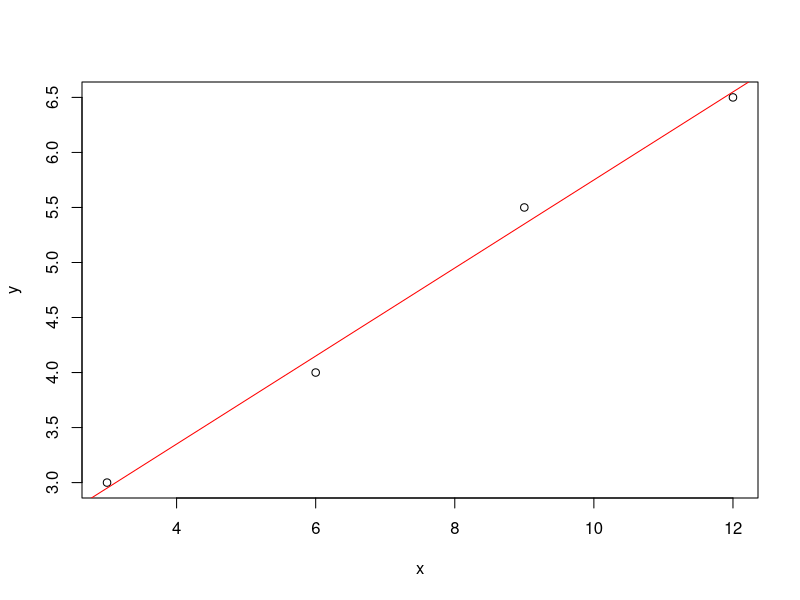
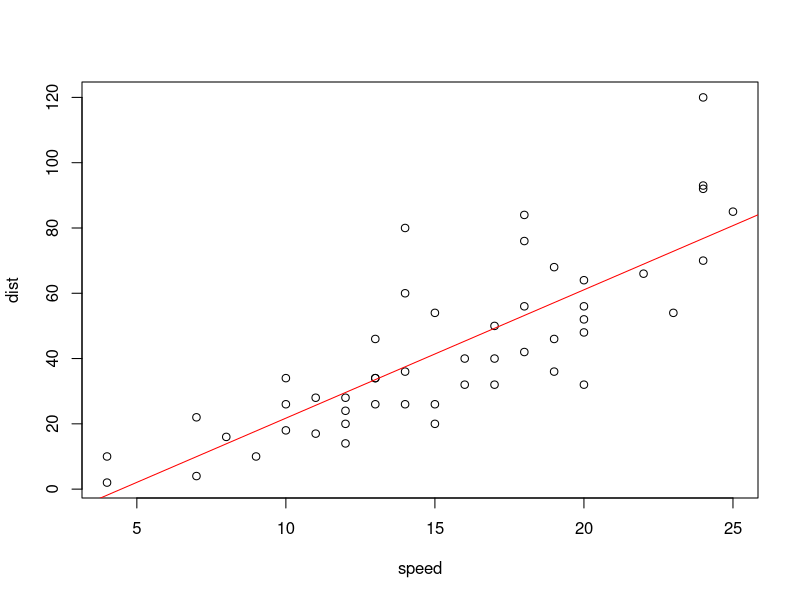
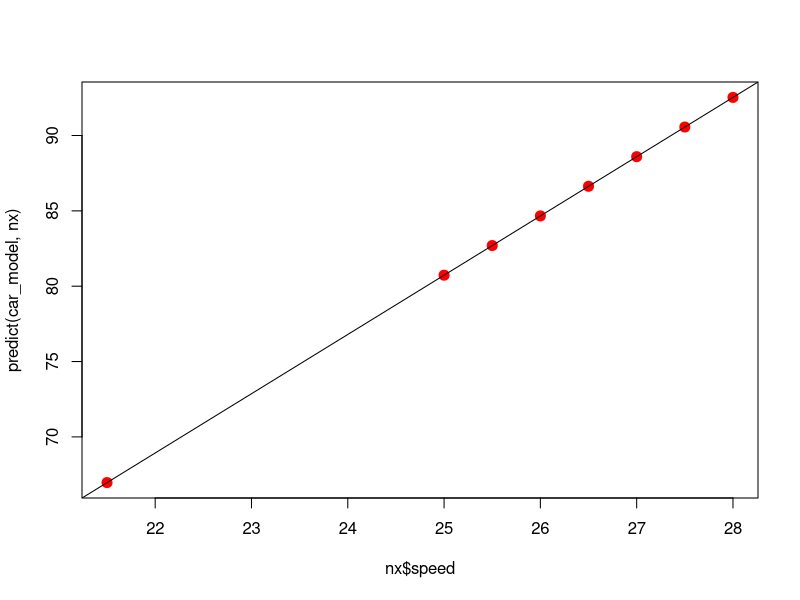
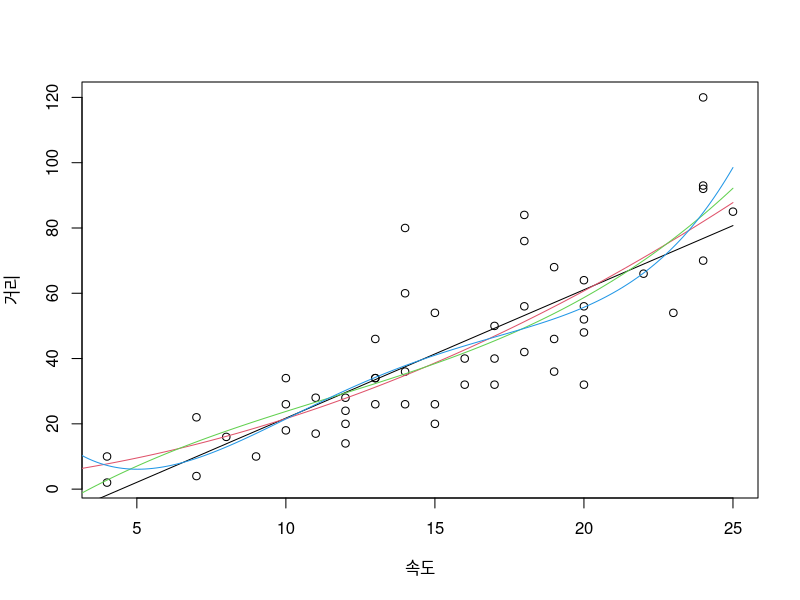
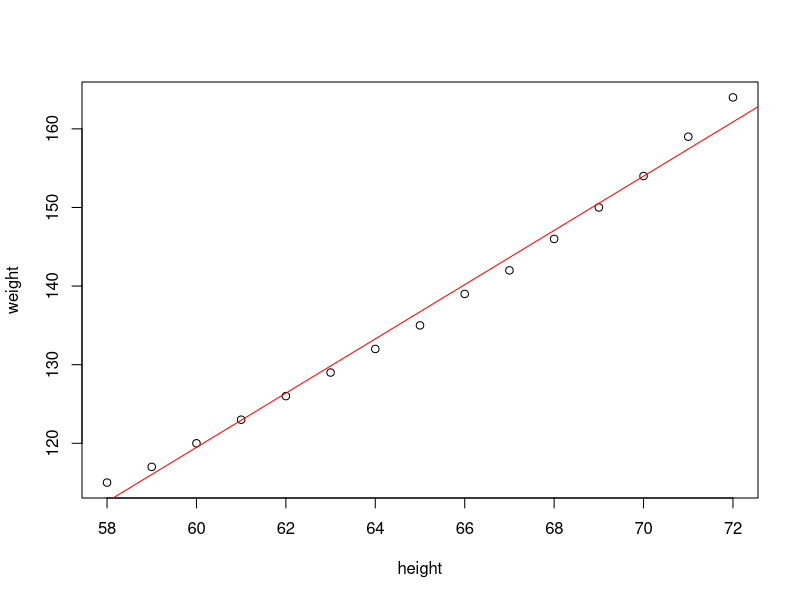
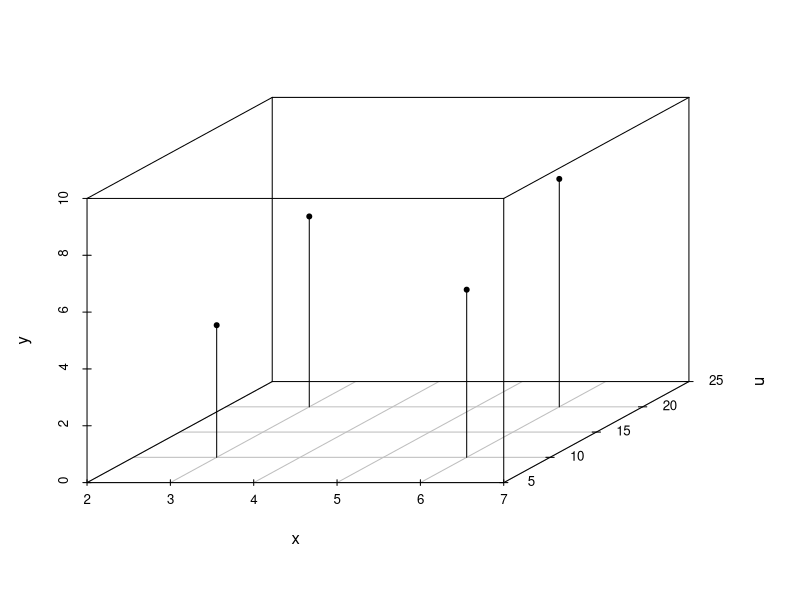
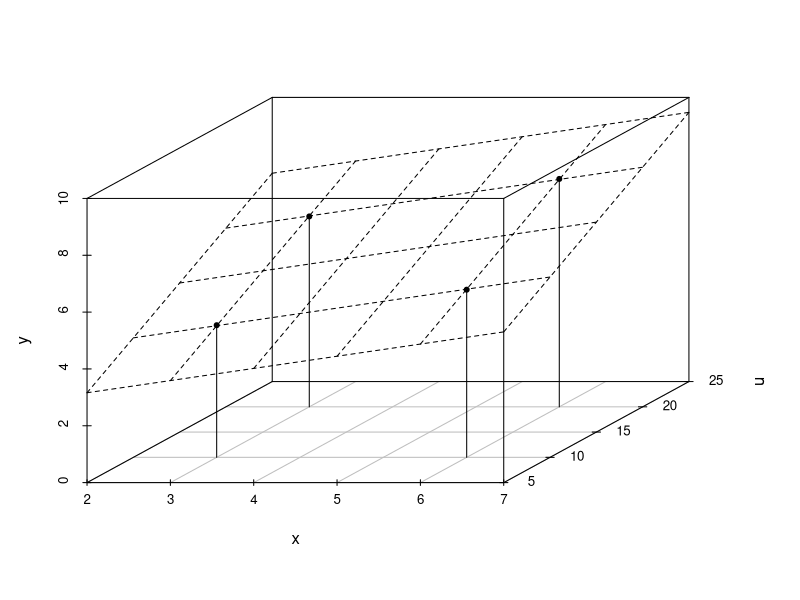
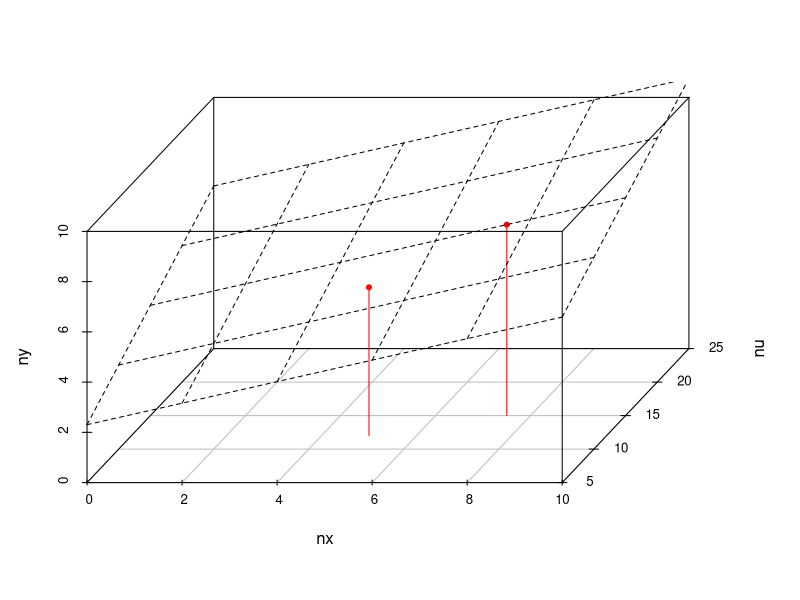

These charts were generated, in order, by the following R code:
#7. 모델링과 예측: 선형 회귀
#3.단순 선형 회귀
#1.모델 적합
x = c(3.0, 6.0, 9.0, 12.0)  #설명 번수x
y = c(3.0, 4.0, 5.5, 6.5)  #반응 변수y
m = lm(y ~ x)  #모델 적합(학습)
m
plot(x, y)
abline(m, col = 'red')

coef(m)  #매개변수(계수) 값을 알려줌
fitted(m)  #훈련 집합에 있는 샘플에 대한 예측값
residuals(m)  #잔차를 알려줌
deviance(m)/length(x)  #잔차 제곱합을 평균 제곱 오차로 변환하여 출력
summary(m)  #모델의 상세 분석

#2.예측
newx = data.frame(x=c(1.2, 2.0, 20.65))  #3개의 새로운 값값
predict(m, newdata = newx)  #예측 수행

#4.단순 선형 회귀의 적용: cars 데이터
str(cars)
head(cars)
plot(cars)
#1.모델 적합
car_model = lm(dist~speed, data = cars)
coef(car_model)
abline(car_model, col = 'red')  #cars데이터에 대한 최적 모델
#2.예측
fitted(car_model)
residuals(car_model)
nx1 = data.frame(speed = c(21.5))  #시속 21.5로 달리고 있을 때 제동 거리
predict(car_model, nx1)  #제동거리는 66.96769
nx2 = data.frame(speed = c(21.5, 25.0, 25.5, 26.0, 26.5, 27.0, 27.5, 28.0))  #25부터 0.5씩 증가시키며 달렸을 때 제동 거리
predict(car_model, nx2)  #66.96769, 80.73112, 82.69733, 84.66353, 86.62974, 88.59594, 90.56215, 92.52835
nx = data.frame(speed = c(21.5, 25.0, 25.5, 26.0, 26.5, 27.0, 27.5, 28.0))
plot(nx$speed, predict(car_model, nx), col = 'red', cex = 2, pch = 20)  #새로운 데이터에 대해 predict로 예측한 결과
abline(car_model)
#고차 다항식 적용과 분산 분석(ANOVA ANalysis Of VAriance)
plot(cars, xlab ='속도', ylab = '거리') #cars 데이터를 그림
x = seq(0, 25, length.out = 200)  #예측할 지점
for(i in 1:4) {
  m = lm(dist~poly(speed, i), data = cars)
  assign(paste('m', i, sep = '.'), m)                    #i차 모델 m을 m.i라 부름
  lines(x, predict(m, data.frame(speed = x)), col = i)   #m으로 예측한 결과를 겹쳐 그림
}  #1, 2, 3, 4차 방정식을 이용한 모델

#5.모델의 통계량 해석
str(women)
women
women_model = lm(weight ~ height, data = women)
coef(women_model)
plot(women)
abline(women_model, col = 'red')  #women 데이터의 선형 회귀 모델
summary(women_model)  #heightm 계수의 p-값이 0.05 보다 작은 1.90e-14값을 가지므로 통계적으로 매우 유의미한 모델링이 되었음을 확인
#cars 데이터를 사용하여 모델링한 결과와 비교하기
car_model = lm(dist ~ speed, data = cars)
summary(car_model)  #speed 계수의 p-겂이 1.49e-12fh 0.05보다 매우 작은 값이기 때문에 통계적으로 유의미한 모델이다.

#6.다중 선형 회귀
library(scatterplot3d)
x = c(3.0, 6.0, 3.0, 6.0)
u = c(10.0, 10.0, 20.0, 20.0)
y = c(4.65, 5.9, 6.7, 8.02)
scatterplot3d(x, u, y, xlim = 2:7, ylim = 7:23, zlim = 0:10, pch = 20, type = 'h') #scatterplot3d함수를 이용한 데이터 시각화
m = lm(y ~ x + u)  #다중 선형 회귀 적용
coef(m)
s = scatterplot3d(x, u, y, xlim = 2:7, ylim = 7:23, zlim = 0:10, pch = 20, type = 'h')
s$plane3d(m)  #데이터에 모델을 중첩시켜 시각화
#오차 분석
fitted(m)
residuals(m)
deviance(m)  #잔차 제곱합
deviance(m) /length(x)  #평균 제곱 오차차
#새로운 데이터에 대한 예측 수행
nx = c(7.5, 5.0)
nu = c(15.0, 12.0)
new_data = data.frame(x = nx, u = nu)
ny = predict(m, new_data)
ny
s = scatterplot3d(nx, nu, ny, xlim = 0:10, ylim = 7:23, zlim = 0:10, pch = 20, type = 'h', color = 'red', angle = 60)
s$plane3d(m)  #새로운 데이터에 대한 예측 결과

#7.다중 선형 회귀의 적용: trees 데이터
str(trees)
summary(trees)
scatterplot3d(trees$Girth, trees$Height, trees$Volume)  #trees 데이터의 분포(Girth, Height는 설명변수 Volume은 반응변수)
#lm 함수 사용 다중 선형 회귀 적용
m = lm(Volume ~ Girth + Height, data = trees)
m
s = scatterplot3d(trees$Girth, trees$Height, trees$Volume, pch = 20, type = 'h', angle = 55)
s$plane3d(m)  #trees 데이터와 모델을 중첩하여 시각화
#자르기로 마음먹은 벚나무 세 그루위 지름과 키를 측정하여 부피 예상
ndata = data.frame(Girth = c(8.5, 13.0, 19.0), Height = c(72, 86, 85))
predict(m, newdata = ndata)   #6.457794 32.394034 60.303746 총 합99.185574
